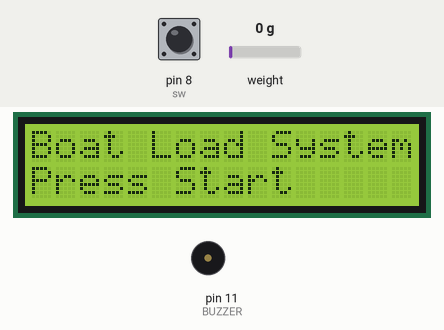
A sketch run on a simulated Arduino Uno, built with avr-gcc and run on an emulated ATmega328P. Shown: 16×2 character LCD, buzzer (waves = sounding). The inputs (shaded band) are chosen by the test bench; at power-on: pin 8 (sw) HIGH, weight on the scale 0 g. The modem accepts every AT command (registered, SIM ready, sends succeed) and sends nothing else.

Above: at 0.1 s.
6.3 s: pin 8 (sw) pulled LOW for 0.15 s
At 7.1 s:
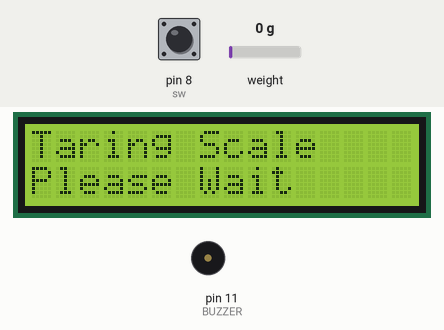
9.4 s: weight on the scale set to 92 g
At 11.5 s:
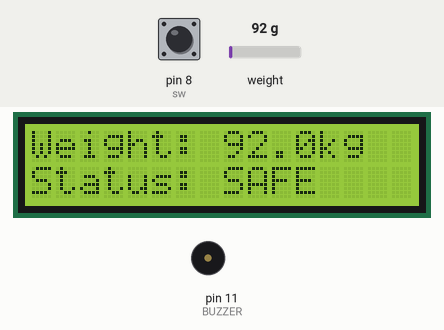
11.8 s: weight on the scale set to 112 g
At 12.6 s:
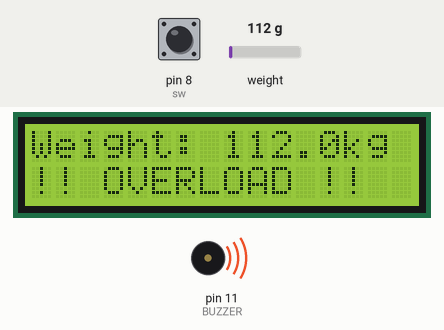
13.8 s: weight on the scale set to 100 g
At 20.3 s:
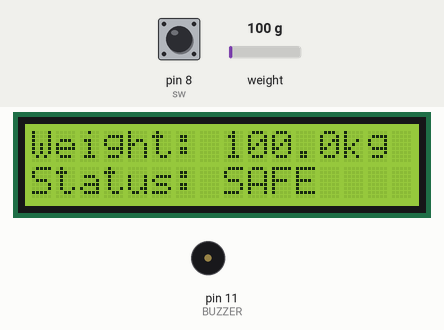
Timing chart, 0 to 21.4 s (numbered marks = the images above; inputs shaded):
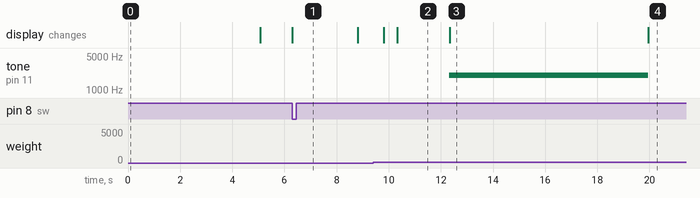

The sketch:

weighing_Arduino_code.ino
```cpp
#include <LiquidCrystal.h>
#include <HX711.h>
#include <SoftwareSerial.h>

// ================= LCD =================
LiquidCrystal lcd(7, 6, 5, 4, 3, 2);

// ================= HX711 =================
#define DT   A0
#define SCK  A1
HX711 scale;

// ================= BUTTON =================
#define sw 8

// ================= PIEZO BUZZER =================
#define BUZZER 11

// ================= GSM =================
#define GSM_TX 10   // Arduino TX -> GSM RXD
#define GSM_RX 9    // Arduino RX <- GSM TXD
SoftwareSerial gsm(GSM_RX, GSM_TX);

// ================= VARIABLES =================
float weight = 0.0;
float maxWeight = 100.0;     // Maximum safe boat load (kg)
bool systemOn = false;
bool smsSent = false;       // GSM flag

void sendSMS();

void setup() {

  pinMode(sw, INPUT_PULLUP);
  pinMode(BUZZER, OUTPUT);

  // -------- LCD INIT --------
  lcd.begin(16, 2);
  lcd.print("Boat Load System");
  lcd.setCursor(0, 1);
  lcd.print("Press Start");

  // -------- HX711 INIT --------
  scale.begin(DT, SCK);
  scale.set_scale(-2280);
  scale.tare();

  // -------- GSM INIT --------
  gsm.begin(9600);
  delay(2000);

  delay(2000);
  lcd.clear();
}

void loop() {

  // ========= START SYSTEM =========
  if (digitalRead(sw) == LOW && !systemOn) {
    systemOn = true;
    smsSent = false;

    lcd.clear();
    lcd.print("Taring Scale");
    lcd.setCursor(0, 1);
    lcd.print("Please Wait");

    scale.tare();
    delay(1500);

    lcd.clear();
    lcd.print("System Ready");
    delay(1000);
    lcd.clear();
  }

  // ========= MAIN SYSTEM =========
  if (systemOn) {

    weight = scale.get_units(5);
    if (weight < 0) weight = 0;

    lcd.setCursor(0, 0);
    lcd.print("Weight: ");
    lcd.print(weight, 1);
    lcd.print("kg   ");

    lcd.setCursor(0, 1);

    // -------- OVERLOAD CHECK --------
    if (weight > maxWeight) {
      lcd.print("!! OVERLOAD !!");
      tone(BUZZER, 2000);

      if (!smsSent) {
        sendSMS();
        smsSent = true;
      }

    } else {
      lcd.print("Status: SAFE    ");
      noTone(BUZZER);
      smsSent = false;
    }

    delay(500);
  }
}

// ================= GSM SMS FUNCTION =================
void sendSMS() {

  gsm.println("AT");
  delay(1000);

  gsm.println("AT+CMGF=1");
  delay(1000);

  gsm.println("AT+CMGS=\"0752889195\"");
  delay(1000);

  gsm.print("ALERT! Boat Overloaded. ");
  gsm.print("Current load: ");
  gsm.print(weight, 1);
  gsm.println(" kg. Reduce load immediately.");

  delay(500);
  gsm.write(26);   // CTRL+Z
  delay(3000);
}
```

Measured:
- the behaviour switches between 100 and 101 g on weight on the scale (found by bisection; images 2 and 3)
- after the input at 6.3 s, the display: changes at once (image 1)
- after the input at 11.8 s, tone on pin 11 (BUZZER): silent → 2000 Hz after 0.53 s; the display: changes after 0.53 s (image 3)
- after the input at 13.8 s, tone on pin 11 (BUZZER): 2000 Hz → silent after 6.1 s; the display: changes after 6.1 s (image 4)
